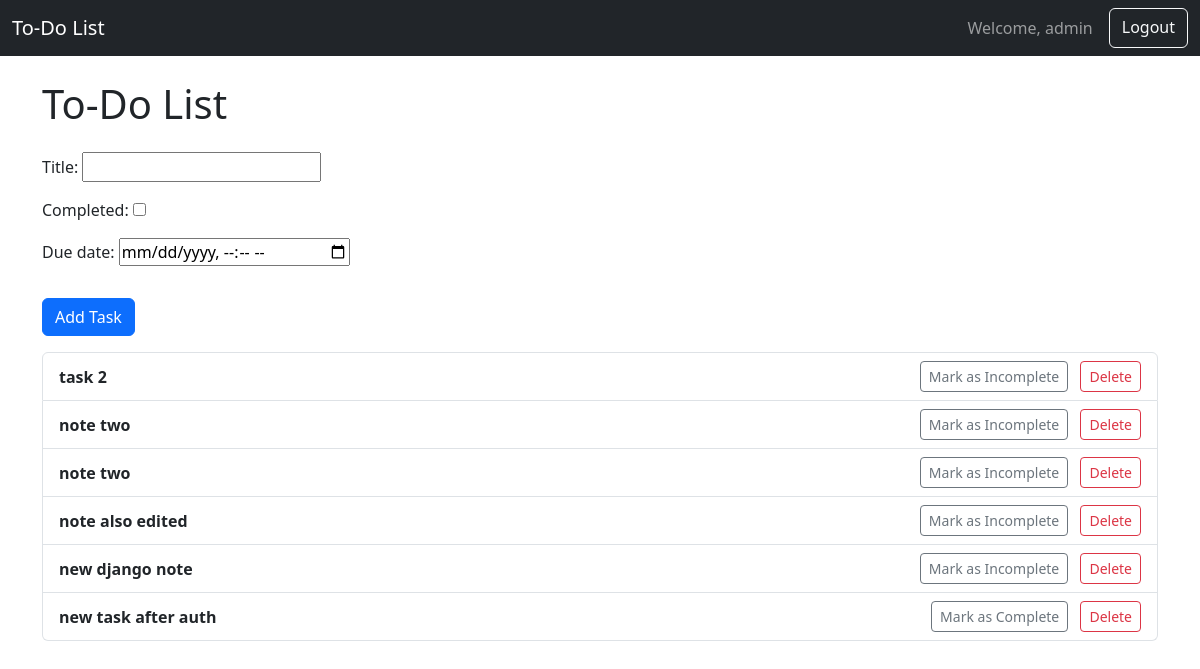
Page / (signed in) on the earlier database version.
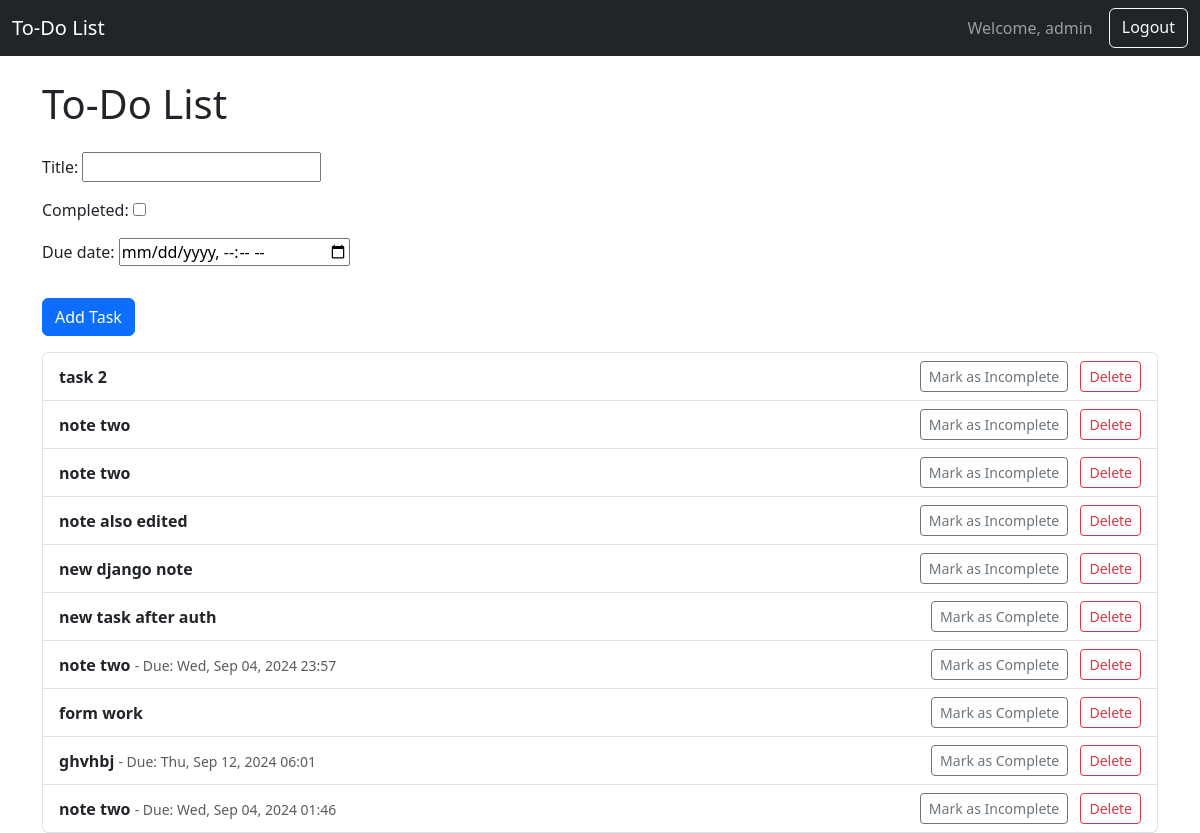
Same page on the later database version.
### tasks/models.py (models this page shows, shortened)
class Task(models.Model):
    user = models.ForeignKey(User, on_delete=models.CASCADE)
    title = models.CharField(max_length=200)
    completed = models.BooleanField(default=False)
    created_at = models.DateTimeField(auto_now_add=True)
    due_date = models.DateTimeField(null=True , blank=True)

### tasks/views.py (the view, shortened to what this page needs)
# urls.py: path('', views.TaskList, name='task_list'),
@login_required
def TaskList(request):
    tasks = Task.objects.filter(user = request.user)
    form = TaskForm()
    return render(request, 'tasks/task_list.html', {'tasks': tasks, 'form': form})

### tasks/forms.py
class TaskForm(forms.ModelForm):
    class Meta:
        model = Task
        fields =['title', 'completed', 'due_date']
        widgets = {
            'due_date': forms.DateTimeInput(attrs={'type': 'datetime-local'}),
        }

### tasks/templates/tasks/task_list.html (shortened to what this page needs)
{% extends 'base.html' %}
        {% block content %}
        <h1 class="my-4">To-Do List</h1>
        <form method="POST">
            {{ form.as_p }}
            <button type="submit" class="btn btn-primary my-3">Add Task</button>
        </form>
        <ul class="list-group">
            {% for task in tasks %}
            <li class="list-group-item d-flex justify-content-between align-items-center">
                <div>
                    <strong>{{ task.title }}</strong>
                    {% if task.due_date %}
                    <small class="text-muted"> - Due: {{ task.due_date|date:"D, M d, Y H:i" }}</small>
                    {% endif %}
                </div>
                <div>
                    <a href="{% url 'task_update' task.id %}" class="btn btn-sm btn-outline-secondary me-2">
                        {% if task.completed %}
                        Mark as Incomplete
                        {% else %}
                        Mark as Complete
                        {% endif %}
                    </a>
                    <form action="{% url 'task_delete' task.id %}" method="POST" class="d-inline">
                        <button type="submit" class="btn btn-sm btn-outline-danger">Delete</button>
                    </form>
                </div>
            </li>
            {% endfor %}
        </ul>
{% endblock %}

### tasks/templates/base.html (shortened to what this page needs)
<!DOCTYPE html>
<html>
<head>
    <link rel="stylesheet" href="https://cdn.jsdelivr.net/npm/bootstrap@5.3.3/dist/css/bootstrap.min.css">
</head>
<body>
    <nav class="navbar navbar-dark bg-dark">
        <div class="container-fluid">
            <a class="navbar-brand" href="/">To-Do List</a>
            <div class="d-flex">
                {% if user.is_authenticated %}
                <span class="navbar-text me-3">Welcome, {{ user.username }}</span>
                <a href="{% url 'login' %}" class="btn btn-outline-light">Logout</a>
                {% else %}
                <a href="{% url 'login' %}" class="btn btn-outline-light me-2">Login</a>
                <a href="{% url 'password_change' %}" class="btn btn-outline-light me-2">Change Password</a>
                <a href="{% url 'password_reset' %}" class="btn btn-outline-light">Reset Password</a>
                {% endif %}
            </div>
        </div>
    </nav>
    <div class="container">
        {% block content %}
        {% endblock %}
    </div>
</body>
</html>

Differences in the rows shown:
added Task: title "note two", due_date "Wed, Sep 04, 2024 23:57", completed "Mark as Complete"
added Task: title "form work", completed "Mark as Complete"
added Task: title "ghvhbj", due_date "Thu, Sep 12, 2024 06:01", completed "Mark as Complete"
added Task: title "note two", due_date "Wed, Sep 04, 2024 01:46", completed "Mark as Incomplete"
